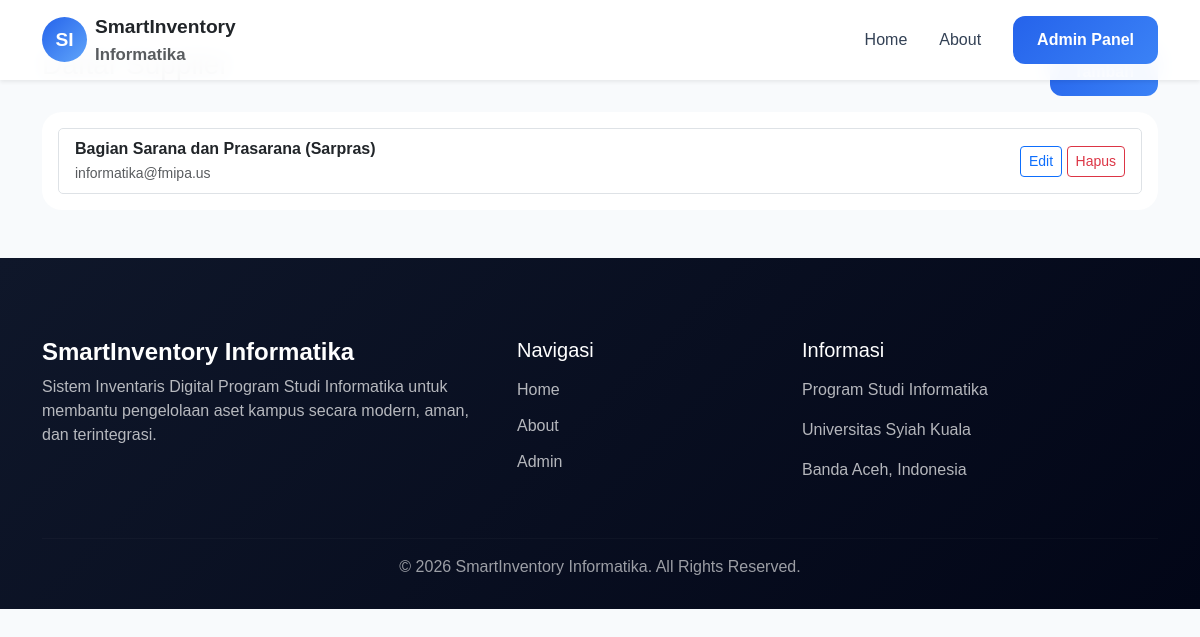
Screenshot of /dashboard/supplier/ (signed in) with the database file from the repository.
### inventory/models.py (models this page shows, shortened)
class Supplier(models.Model):
    nama = models.CharField(
        max_length=100
    )
    alamat = models.TextField()
    telepon = models.CharField(
        max_length=20
    )
    created_at = models.DateTimeField(
        auto_now_add=True
    )

### inventory/views.py (the view)
@login_required
def supplier_list(request):
    supplier = Supplier.objects.all()
    return render(
        request,
        'dashboard/supplier/list.html',
        {
            'supplier': supplier
        }
    )

### inventory/templates/dashboard/supplier/list.html
{% extends 'public/base_public.html' %}
{% block content %}
<section class="py-5">
  <div class="container">
    <div class="d-flex justify-content-between mb-3">
      <h3>Daftar Supplier</h3>
      <a href="{% url 'supplier_create' %}" class="btn btn-primary">Tambah</a>
    </div>
    <div class="card p-3">
      <ul class="list-group">
        {% for s in supplier %}
        <li class="list-group-item d-flex justify-content-between align-items-center">
          <div>
            <strong>{{ s.nama }}</strong><br>
            <small class="text-muted">{{ s.telepon }}</small>
          </div>
          <div>
            <a href="{% url 'supplier_update' s.pk %}" class="btn btn-sm btn-outline-primary">Edit</a>
            <a href="{% url 'supplier_delete' s.pk %}" class="btn btn-sm btn-outline-danger" onclick="return confirm('Hapus supplier?')">Hapus</a>
          </div>
        </li>
        {% empty %}
        <li class="list-group-item">Belum ada supplier.</li>
        {% endfor %}
      </ul>
    </div>
  </div>
</section>
{% endblock %}

### inventory/static/css/style.css (style rules this page uses)
body { font-family: 'Poppins', sans-serif; background: #f8fafc; color: #1e293b; overflow-x: hidden; }
a { text-decoration: none; }
section { padding-top: 80px; }
.btn-primary { border: none; border-radius: 12px; padding: 12px 24px; font-weight: 600; background: linear-gradient( 135deg, #2563eb, #3b82f6 ); transition: 0.3s; }
.card { border: none !important; border-radius: 20px; overflow: hidden; transition: 0.3s; }

### rows the page displays
Supplier: nama "Bagian Sarana dan Prasarana (Sarpras)", telepon "informatika@fmipa.us"
